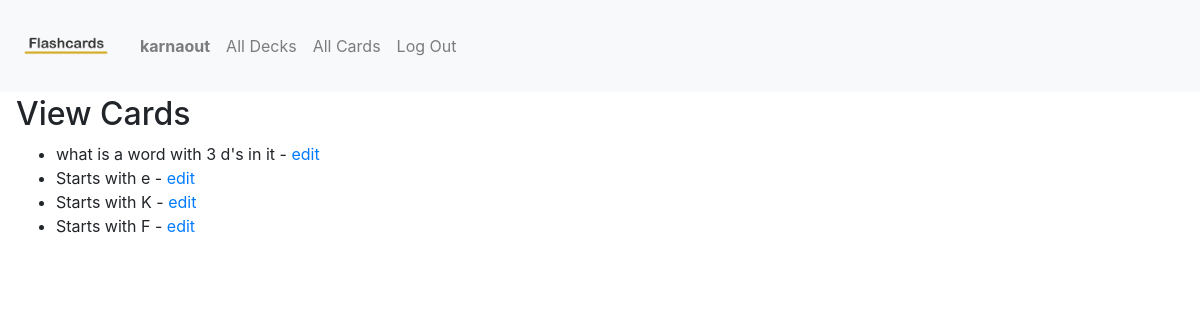
Page /view_cards (signed in) on the committed database.
### flashcardsApp/models.py (models this page shows, shortened)
class User(AbstractUser):
    pass

class Card(models.Model):
    deck = models.ForeignKey(Deck, on_delete=models.CASCADE)
    is_active = models.BooleanField(default=False)
    question = models.TextField()
    answer = models.TextField()

### flashcardsApp/views.py (the view)
# urls.py: path("view_cards", views.view_cards, name="view_cards"),
def view_cards(request):
    cards = Card.objects.order_by('-question')
    context = {'cards': cards}
    return render(request, "flashcardsApp/view_cards.html", context)

### flashcardsApp/templates/flashcardsApp/view_cards.html
{% extends "flashcardsApp/layout.html" %}
{% block body %}
    <h2>View Cards</h2>
    {% if cards %}
    <ul>
        {% for card in cards %}
            <li>{{card.question}}  -  <a href="{% url 'edit_card' card.id %}">edit</a></li>
        {% endfor %}
    </ul>
{% else %}
    <h3>No cards found</h3>
{% endif %}
{% endblock %}

### flashcardsApp/templates/flashcardsApp/layout.html (shortened to what this page needs)
{% load static %}
<!DOCTYPE html>
<html lang="en">
    <head>
        <link rel="stylesheet" href="https://stackpath.bootstrapcdn.com/bootstrap/4.4.1/css/bootstrap.min.css">
        <link rel="stylesheet" href="https://cdnjs.cloudflare.com/ajax/libs/font-awesome/4.7.0/css/font-awesome.min.css">
        <link href="{% static 'flashcardsApp/style.css' %}" rel="stylesheet">
    </head>
    <body>
        <nav class="navbar navbar-expand-lg navbar-light bg-light">
            <a class="navbar-brand" href="/">
                <img class="navbar-brand" src="{% static 'flashcardsApp/assets/flashcardsApp.png' %}" alt="Flashcards logo">
            </a>
            <div>
              <ul class="navbar-nav mr-auto">
                {% if user.is_authenticated %}
                    <li class="nav-item">
                        <a class="nav-link" href="{% url 'user' user.username %}"><strong>{{ user.username }}</strong></a>
                    </li>
                {% endif %}
                <li class="nav-item">
                  <a class="nav-link" href="{% url 'view_decks' %}"">All Decks</a>
                </li>
                <li class="nav-item">
                    <a class="nav-link" href="{% url 'view_cards' %}"">All Cards</a>
                  </li>
                {% if user.is_authenticated %}
                    <li class="nav-item">
                        <a class="nav-link" href="{% url 'logout' %}">Log Out</a>
                    </li>
                {% endif %}
              </ul>
            </div>
          </nav>
        <div class="body">
            <div class="wrapper">
                {% block body %}
                {% endblock %}
            </div>
        </div>
    </body>
</html>

### flashcardsApp/static/flashcardsApp/style.css (style rules this page uses)
.navbar-brand { width: 100px; }
.wrapper { margin: 0.2em 1em; }

### rows in the picture
User: username "karnaout"
Card: question "what is a word with 3 d's in it"
Card: question "Starts with e"
Card: question "Starts with K"
Card: question "Starts with F"
